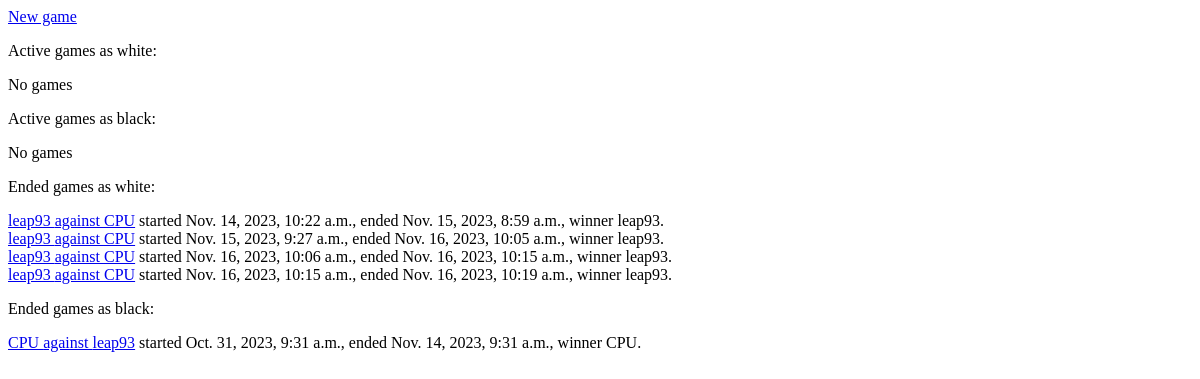
The page /chessapp/games (signed in) on the database as committed earlier.
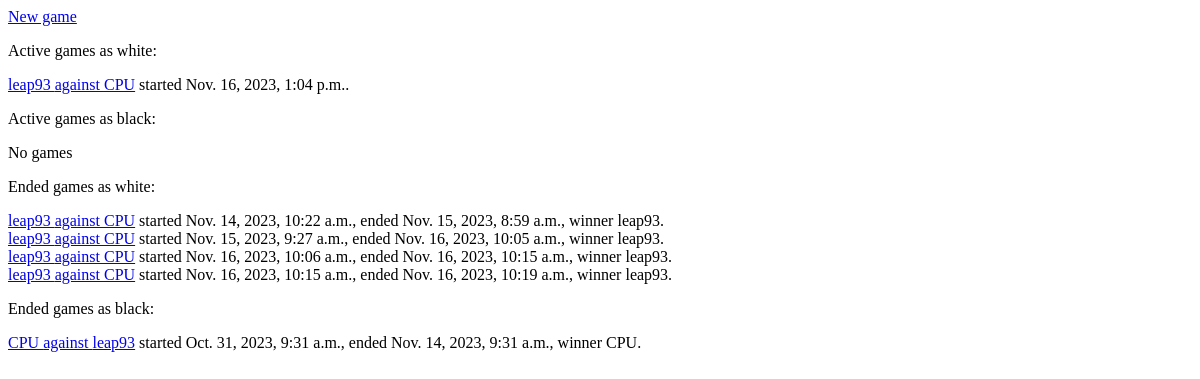
The same page on the database as committed later.
### chessapp/models.py (models this page shows)
class Game(models.Model):
	white_player = models.ForeignKey(User, related_name="white", on_delete=models.CASCADE)
	black_player = models.ForeignKey(User, related_name="black", on_delete=models.CASCADE)
	start_date = models.DateTimeField()
	end_date = models.DateTimeField(null=True)
	ended_by_forfeit = models.BooleanField(null=True, default=False)
	winner = models.ForeignKey(User, related_name="winner", on_delete=models.CASCADE, null=True)

### chessapp/views/games.py (the view)
# urls.py: path("games", games.games, name="games"),
@login_required
@csrf_exempt
def games(request):
	message = ''
	id = request.GET.get('id')
	if id is not None:
		game = Game.objects.filter(id = id)[0]
		player_color = "b"
		opponent_color = "w"
		if game.white_player == request.user:
			player_color = "w"
			opponent_color = "b"
		board = [["wrook", "wknight", "wbishop", "wqueen", "wking", "wbishop", "wknight", "wrook"]]
		board.insert(2, ["wpawn", "wpawn", "wpawn", "wpawn", "wpawn", "wpawn", "wpawn", "wpawn"])
		for x in range(2,6):
			board.insert(x, [ "", "", "", "", "", "", "", ""])
		board.insert(6, ["bpawn", "bpawn", "bpawn", "bpawn", "bpawn", "bpawn", "bpawn", "bpawn"])
		board.insert(7, ["brook", "bknight", "bbishop", "bqueen", "bking", "bbishop", "bknight", "brook"])
		moves = Move.objects.filter(game=game)
		for move in moves:
			execute_move(board, move)
		fromX = request.POST.get('fromX')
		fromY = request.POST.get('fromY')
		toX = request.POST.get('toX')
		toY = request.POST.get('toY')
		if request.method == 'POST':
			if is_legal_move(board, fromX, fromY, toX, toY, player_color, game) and not move_causes_check(board, {"fromX": fromX, "fromY": fromY, "toX": toX, "toY": toY}):
				move = Move(game = game, move_date = timezone.now(), is_white = player_color == "w", from_square = request.POST.get('fromX') + request.POST.get('fromY'), to_square = request.POST.get('toX') + request.POST.get('toY'))
				move.save()
				execute_move(board, move)
				if game.black_player.username == "CPU" or game.white_player.username == "CPU":
					opponent_move = pick_move(board, opponent_color, 1)[0]
					if opponent_move == "":
						game.end_date = timezone.now()
						if player_color == "w":
							game.winner = game.white_player
						else:
							game.winner = game.black_player
						game.save()
					else:
						move = Move(game = game, move_date = timezone.now(), is_white = player_color != "w", from_square = str(opponent_move["fromX"]) + str(opponent_move["fromY"]), to_square = str(opponent_move["toX"]) + str(opponent_move["toY"]))
						move.save()
						execute_move(board, move)
				moves = Move.objects.filter(game=game)
			else:
				message = "Illegal move! "
		all_possible_moves = all_legal_moves(board, player_color)
		filetered_moves = []
		for move in all_possible_moves:
			if not move_causes_check(board, move):
				filetered_moves.append(move)
		if len(filetered_moves) == 0 and game.end_date == None:
			game.end_date = timezone.now()
			if opponent_color == "w":
				game.winner = game.white_player
			else:
				game.winner = game.black_player
			game.save()
		for y in range(0,8):
			for x in range(0,8):
				board[y][x] =  squareColor(y, x) + board[y][x]
		players_turn = True
		lastMove = ""
		if len(moves) > 0:
			lastMove = moves[len(moves)-1]
			if not game.end_date == None:
				players_turn = False
				if game.winner == request.user:
					message = "This game is over. You won!"
				else:
					message = "This game is over. You lost!"
			elif lastMove.is_white != (player_color == "w"):
				message = message + "it's your turn"
			else:
				message = "waiting for oppoent's move..."
				players_turn = False
		elif player_color == "w":
			message = message + "it's your turn"
		else:
			message = "waiting for oppoent's move..."
			players_turn = False
		return render(request, 'chessapp/game.html', {"game" : game, "board" : board, "message" : message, "players_turn": players_turn, "player_color": player_color, "moves": filetered_moves, "last_move" : lastMove})
	else:
		games1 = Game.objects.filter(white_player=request.user, end_date__isnull=True)
		games2 = Game.objects.filter(black_player=request.user, end_date__isnull=True)
		games3 = Game.objects.filter(white_player=request.user, end_date__isnull=False)
		games4 = Game.objects.filter(black_player=request.user, end_date__isnull=False)
		return render(request, 'chessapp/games.html', {"games1" : games1, "games2" : games2, "games3" : games3, "games4" : games4})

### chessapp/templates/chessapp/games.html
<p><a href="{% url 'new_game' %}">New game</a></p>
<p>Active games as white:</p>
{% for game in games1 %}
<div>
<a href="{% url 'games' %}?id={{ game.id }}">{{ game.white_player}} against {{ game.black_player }}</a>  started {{ game.start_date }}.
</div>
{% empty %}
<p>No games</p>
{% endfor %}
<p>Active games as black:</p>
{% for game in games2 %}
<div>
<a href="{% url 'games' %}?id={{ game.id }}">{{ game.white_player}} against {{ game.black_player }}</a> started {{ game.start_date }}.
</div>
{% empty %}
<p>No games</p>
{% endfor %}
<p>Ended games as white:</p>
{% for game in games3 %}
<div>
<a href="{% url 'games' %}?id={{ game.id }}">{{ game.white_player}} against {{ game.black_player }}</a>  started {{ game.start_date }}, ended {{ game.end_date }}, winner {{ game.winner }}.
</div>
{% empty %}
<p>No games</p>
{% endfor %}
<p>Ended games as black:</p>
{% for game in games4 %}
<div>
<a href="{% url 'games' %}?id={{ game.id }}">{{ game.white_player}} against {{ game.black_player }}</a> started {{ game.start_date }}, ended {{ game.end_date }}, winner {{ game.winner }}.
</div>
{% empty %}
<p>No games</p>
{% endfor %}

Rows that differ between the two databases and show on the page:
added Game: white_player "leap93", black_player "CPU", start_date "Nov. 16, 2023, 1:04 p.m."
Other text that changed with them:
text no longer shown: "No games"
